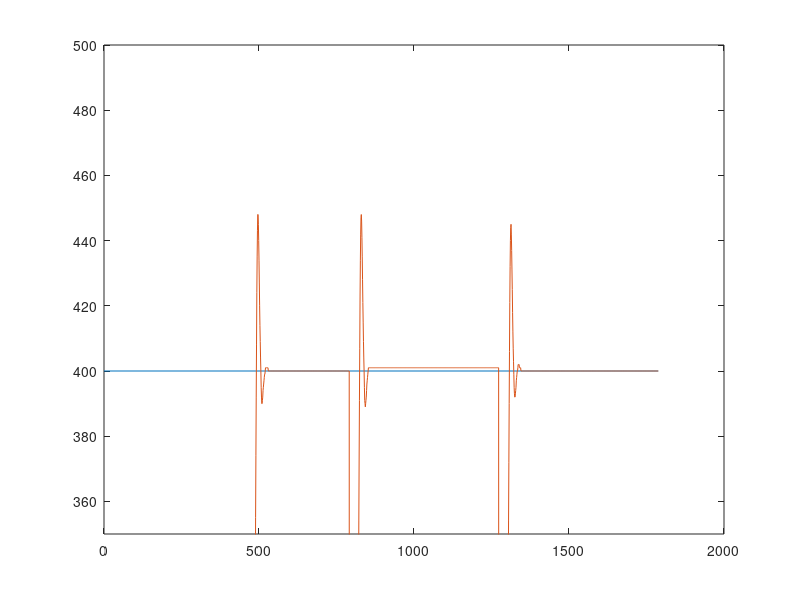

Source code (MATLAB):
clc; clear all; close all;

fileID = fopen('pidTuning2.txt','r');

formatSpec = '%f %f';
sizeA = [2 Inf];
A = fscanf(fileID,formatSpec,sizeA)
A = A'

x = 1:length(A(:,1));

plot([0, length(A)],[400 400])
hold on
plot(x, A(:,2))
ylim([350 500])